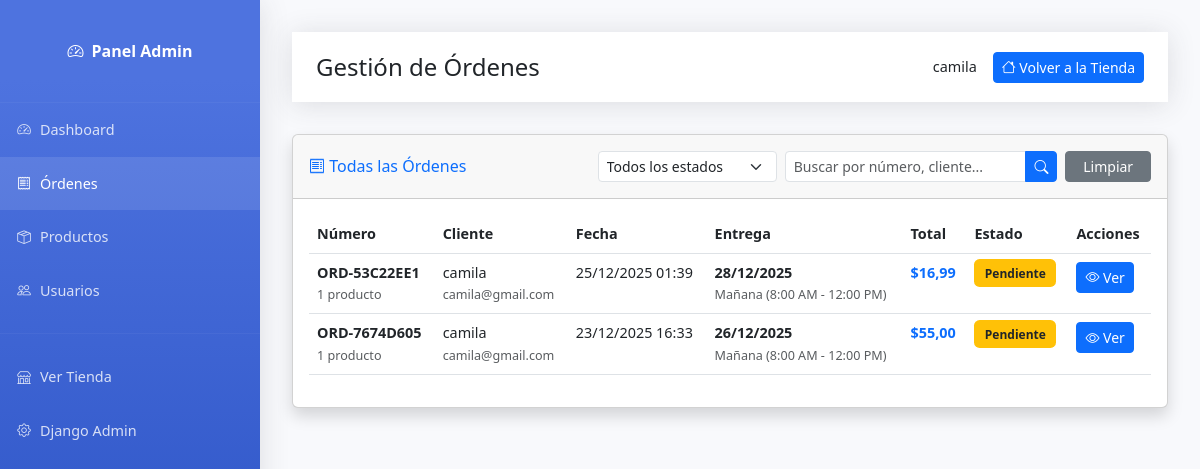
Page /admin-panel/ordenes/ (signed in) on the committed database.
### shop/models.py (models this page shows, shortened)
class Order(models.Model):
    PAYMENT_CHOICES = [
        ('cash', 'Efectivo'),
        ('transfer', 'Transferencia'),
    ]
    STATUS_CHOICES = [
        ('pending', 'Pendiente'),
        ('confirmed', 'Confirmado'),
        ('preparing', 'Preparando'),
        ('in_transit', 'En camino'),
        ('delivered', 'Entregado'),
        ('cancelled', 'Cancelado'),
    ]
    DELIVERY_TIME_CHOICES = [
        ('morning', 'Mañana (8:00 AM - 12:00 PM)'),
        ('afternoon', 'Tarde (12:00 PM - 6:00 PM)'),
        ('evening', 'Noche (6:00 PM - 9:00 PM)'),
    ]
    user = models.ForeignKey(
        User,
        on_delete=models.CASCADE,
        related_name='orders',
        verbose_name="Usuario",
        db_index=True  # ÍNDICE: Para filtrar órdenes por usuario
    )
    order_number = models.CharField(
        max_length=20,
        unique=True,
        verbose_name="Número de orden",
        db_index=True  # ÍNDICE: Para búsqueda por número de orden
    )
    delivery_address = models.TextField(verbose_name="Dirección de entrega")
    delivery_city = models.CharField(max_length=100, verbose_name="Municipio")
    delivery_province = models.CharField(max_length=100, verbose_name="Provincia")
    contact_phone = models.CharField(max_length=17, verbose_name="Teléfono de contacto")
    delivery_date = models.DateField(verbose_name="Fecha de entrega", db_index=True)  # ÍNDICE: Para reportes por fecha
    delivery_time = models.CharField(max_length=50, choices=DELIVERY_TIME_CHOICES, verbose_name="Hora de entrega")
    payment_method = models.CharField(max_length=20, choices=PAYMENT_CHOICES, verbose_name="Método de pago")
    status = models.CharField(
        max_length=20,
        choices=STATUS_CHOICES,
        default='pending',
        verbose_name="Estado",
        db_index=True  # ÍNDICE: Filtro muy común
    )
    subtotal = models.DecimalField(max_digits=10, decimal_places=2, verbose_name="Subtotal")
    delivery_fee = models.DecimalField(max_digits=10, decimal_places=2, default=0, verbose_name="Costo de envío")
    total = models.DecimalField(max_digits=10, decimal_places=2, verbose_name="Total", db_index=True)  # ÍNDICE: Para reportes
    notes = models.TextField(blank=True, verbose_name="Notas adicionales")
    admin_notes = models.TextField(blank=True, verbose_name="Notas del administrador")
    cancellation_reason = models.TextField(blank=True, verbose_name="Motivo de cancelación")
    created_at = models.DateTimeField(auto_now_add=True, verbose_name="Fecha de creación", db_index=True)  # ÍNDICE: Ordenar
    updated_at = models.DateTimeField(auto_now=True, verbose_name="Última actualización")
    class Meta:
        verbose_name = "Orden"
        verbose_name_plural = "Órdenes"
        ordering = ['-created_at']
        indexes = [
            models.Index(fields=['user', '-created_at']),
            models.Index(fields=['status', '-created_at']),
            models.Index(fields=['status', 'user']),
            models.Index(fields=['created_at', 'status']),
        ]

### shop/views/admin/orders.py (the view, shortened to what this page needs)
# urls.py: path('admin-panel/ordenes/', views.admin_orders, name='admin_orders'),
@staff_member_required
def admin_orders(request):
    status_filter = request.GET.get('status', '')
    search_query = request.GET.get('q', '')
    orders = Order.objects.select_related(
        'user',
        'user__profile'
    ).prefetch_related(
        Prefetch(
            'items',
            queryset=OrderItem.objects.select_related('product', 'product__category')
        )
    )
    if status_filter:
        orders = orders.filter(status=status_filter)
    orders = orders.order_by('-created_at')
    context = {
        'orders': orders,
        'status_filter': status_filter,
        'search_query': search_query,
        'status_choices': Order.STATUS_CHOICES,
    }
    return render(request, 'shop/admin/orders.html', context)

### shop/templates/shop/admin/orders.html (shortened to what this page needs)
{% extends 'shop/admin/base_admin.html' %}
{% block page_title %}Gestión de Órdenes{% endblock %}
{% block content %}
<div class="card shadow mb-4 fade-in">
    <div class="card-header py-3">
        <div class="row align-items-center">
            <div class="col-md-4">
                <h6 class="m-0 font-weight-bold text-primary">
                    <i class="bi bi-receipt"></i> Todas las Órdenes
                </h6>
            </div>
            <div class="col-md-8">
                <form method="get" class="row g-2">
                    <div class="col-md-4">
                        <select name="status" class="form-select form-select-sm" onchange="this.form.submit()">
                            <option value="">Todos los estados</option>
                        </select>
                    </div>
                    <div class="col-md-6">
                        <div class="input-group input-group-sm">
                            <input type="text"
                                   name="q"
                                   class="form-control"
                                   placeholder="Buscar por número, cliente..."
                                   value="{{ search_query }}">
                            <button class="btn btn-primary" type="submit">
                                <i class="bi bi-search"></i>
                            </button>
                        </div>
                    </div>
                    <div class="col-md-2">
                        <a href="{% url 'shop:admin_orders' %}" class="btn btn-sm btn-secondary w-100">
                            Limpiar
                        </a>
                    </div>
                </form>
            </div>
        </div>
    </div>
    <div class="card-body">
        <div class="table-responsive">
            <table class="table table-hover">
                <thead>
                    <tr>
                        <th>Número</th>
                        <th>Cliente</th>
                        <th>Fecha</th>
                        <th>Entrega</th>
                        <th>Total</th>
                        <th>Estado</th>
                        <th>Acciones</th>
                    </tr>
                </thead>
                <tbody>
                    {% for order in orders %}
                    <tr>
                        <td>
                            <strong>{{ order.order_number }}</strong>
                            <br>
                            <small class="text-muted">{{ order.items.count }} producto{{ order.items.count|pluralize }}</small>
                        </td>
                        <td>
                            {{ order.user.get_full_name|default:order.user.username }}
                            <br>
                            <small class="text-muted">{{ order.user.email }}</small>
                        </td>
                        <td>{{ order.created_at|date:"d/m/Y H:i" }}</td>
                        <td>
                            <strong>{{ order.delivery_date|date:"d/m/Y" }}</strong>
                            <br>
                            <small class="text-muted">{{ order.get_delivery_time_display }}</small>
                        </td>
                        <td><strong class="text-primary">${{ order.total }}</strong></td>
                        <td>
                            <span class="status-badge
                                {% if order.status == 'pending' %}bg-warning text-dark
                                {% elif order.status == 'confirmed' %}bg-info
                                {% elif order.status == 'preparing' %}bg-primary
                                {% elif order.status == 'in_transit' %}bg-info
                                {% elif order.status == 'delivered' %}bg-success
                                {% else %}bg-danger
                                {% endif %}">
                                {{ order.get_status_display }}
                            </span>
                        </td>
                        <td>
                            <a href="{% url 'shop:admin_order_detail' order.id %}"
                                class="btn btn-sm btn-primary">
                                <i class="bi bi-eye"></i> Ver
                            </a>
                        </td>
                    </tr>
                    {% endfor %}
                </tbody>
            </table>
        </div>
    </div>
</div>
{% endblock %}

### shop/templates/shop/admin/base_admin.html (shortened to what this page needs)
<!DOCTYPE html>
<html lang="es">
<head>
    <link href="https://cdn.jsdelivr.net/npm/bootstrap@5.3.0/dist/css/bootstrap.min.css" rel="stylesheet">
    <link rel="stylesheet" href="https://cdn.jsdelivr.net/npm/bootstrap-icons@1.10.0/font/bootstrap-icons.css">
    {% load static %}
    <link rel="stylesheet" href="{% static 'css/toast.css' %}">
</head>
<body>
    <div class="sidebar">
        <a class="sidebar-brand" href="{% url 'shop:admin_dashboard' %}">
            <i class="bi bi-speedometer2"></i>
            <span class="ms-2">Panel Admin</span>
        </a>
        <hr class="sidebar-divider my-0" style="border-color: rgba(255,255,255,0.15);">
        <ul class="nav flex-column">
            <li class="nav-item">
                <a class="nav-link {% if request.resolver_match.url_name == 'admin_dashboard' %}active{% endif %}"
                   href="{% url 'shop:admin_dashboard' %}">
                    <i class="bi bi-speedometer2"></i>
                    <span>Dashboard</span>
                </a>
            </li>
            <li class="nav-item">
                <a class="nav-link {% if 'admin_orders' in request.resolver_match.url_name %}active{% endif %}"
                   href="{% url 'shop:admin_orders' %}">
                    <i class="bi bi-receipt"></i>
                    <span>Órdenes</span>
                </a>
            </li>
            <li class="nav-item">
                <a class="nav-link {% if 'admin_products' in request.resolver_match.url_name %}active{% endif %}"
                   href="{% url 'shop:admin_products' %}">
                    <i class="bi bi-box-seam"></i>
                    <span>Productos</span>
                </a>
            </li>
            <li class="nav-item">
                <a class="nav-link {% if 'admin_users' in request.resolver_match.url_name %}active{% endif %}"
                   href="{% url 'shop:admin_users' %}">
                    <i class="bi bi-people"></i>
                    <span>Usuarios</span>
                </a>
            </li>
            <hr class="sidebar-divider" style="border-color: rgba(255,255,255,0.15);">
            <li class="nav-item">
                <a class="nav-link" href="{% url 'shop:home' %}" target="_blank">
                    <i class="bi bi-shop"></i>
                    <span>Ver Tienda</span>
                </a>
            </li>
            <li class="nav-item">
                <a class="nav-link" href="{% url 'admin:index' %}" target="_blank">
                    <i class="bi bi-gear"></i>
                    <span>Django Admin</span>
                </a>
            </li>
        </ul>
    </div>
    <div class="content-wrapper">
        <div class="topbar">
            <h4 class="mb-0">{% block page_title %}Panel de Administración{% endblock %}</h4>
            <div class="d-flex align-items-center">
                <span class="me-3">{{ user.get_full_name|default:user.username }}</span>
                <a href="{% url 'shop:home' %}" class="btn btn-primary btn-sm">
                    <i class="bi bi-house"></i> Volver a la Tienda
                </a>
            </div>
        </div>
        {% block content %}{% endblock %}
    </div>
</body>
</html>

### shop/templates/shop/admin/base_admin.html (style rules this page uses)
:root { --sidebar-width: 260px; --primary-color: #4e73df; --secondary-color: #858796; --success-color: #1cc88a; --danger-color: #e74a3b; --warning-color: #f6c23e; --info-color: #36b9cc; }
body { font-size: 0.9rem; background-color: #f8f9fc; }
.sidebar { position: fixed; top: 0; left: 0; height: 100vh; width: var(--sidebar-width); background: linear-gradient(180deg, #4e73df 10%, #224abe 100%); padding: 1rem 0; overflow-y: auto; z-index: 1000; box-shadow: 0 0.15rem 1.75rem 0 rgba(58, 59, 69, 0.15); }
.sidebar-brand { display: flex; align-items: center; justify-content: center; height: 4.375rem; text-decoration: none; font-size: 1rem; font-weight: 800; color: white; margin-bottom: 1rem; }
.nav-item { position: relative; }
.nav-link { display: flex; align-items: center; padding: 1rem; color: rgba(255,255,255,0.8); text-decoration: none; transition: all 0.3s; }
.nav-link:hover, .nav-link.active { color: white; background-color: rgba(255,255,255,0.1); }
.nav-link i { flex-shrink: 0; margin-right: 0.5rem; font-size: 0.85rem; width: 1rem; text-align: center; }
.content-wrapper { margin-left: var(--sidebar-width); padding: 2rem; }
.topbar { background-color: white; height: 4.375rem; box-shadow: 0 0.15rem 1.75rem 0 rgba(58, 59, 69, 0.15); margin-bottom: 2rem; padding: 0 1.5rem; display: flex; align-items: center; justify-content: space-between; position: sticky; top: 0; z-index: 999; }
.status-badge { padding: 0.35rem 0.65rem; border-radius: 0.35rem; font-size: 0.75rem; font-weight: 700; }
.fade-in { animation: fadeIn 0.5s; }

### rows in the picture
Order: order_number "ORD-53C22EE1", items.count "1", user.get_full_name "camila", user.email "camila@gmail.com", created_at "25/12/2025 01:39", delivery_date "28/12/2025", delivery_time "Mañana (8:00 AM - 12:00 PM)", total "16,99", status "Pendiente"
Order: order_number "ORD-7674D605", items.count "1", user.get_full_name "camila", user.email "camila@gmail.com", created_at "23/12/2025 16:33", delivery_date "26/12/2025", delivery_time "Mañana (8:00 AM - 12:00 PM)", total "55,00", status "Pendiente"

### other values in the picture
{{ user.get_full_name|default:user.username }} "camila"
